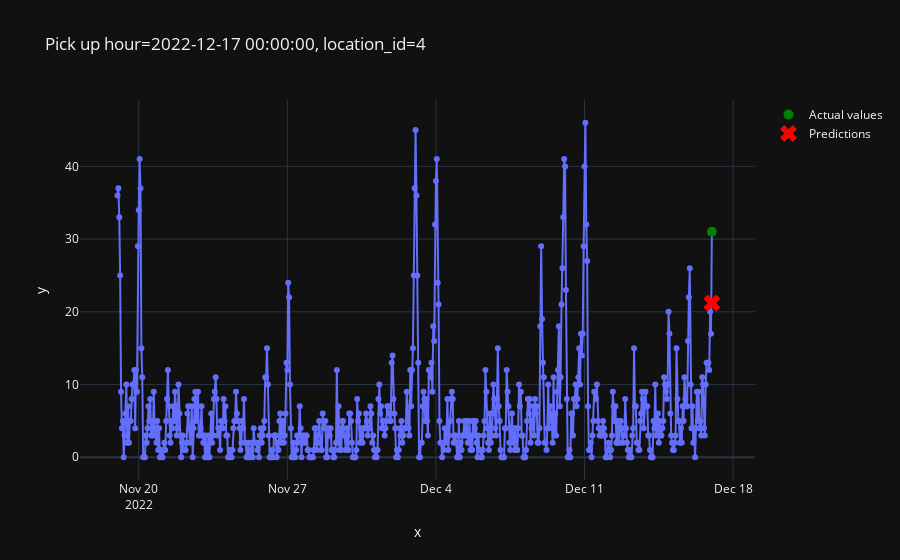

Notebook code for this chart:
### Code cell
plot_one_sample(
    features= X_test,
    targets = y_test,
    example_id = 199,
    predictions = pd.Series(predicted)
)

### Figure 1 — Plotly figure (JSON) as saved in the notebook; plotly's stock layout.template omitted (floating-point values rounded to 4 significant figures; data arrays with more than 128 entries replaced by an {"elided": "..."} marker saying what was removed)
{"data": [{"hovertemplate": "x=%{x}<br>y=%{y}<extra></extra>", "legendgroup": "", "line": {"color": "#636efa", "dash": "solid"}, "marker": {"symbol": "circle"}, "mode": "lines+markers", "name": "", "orientation": "v", "showlegend": false, "type": "scatter", "x": {"elided": "673 str values"}, "xaxis": "x", "y": {"elided": "673 float values"}, "yaxis": "y"}, {"line": {"color": "green"}, "marker": {"size": 10}, "mode": "markers", "name": "Actual values", "type": "scatter", "x": ["2022-12-17T00:00:00.000000000"], "y": [31]}, {"line": {"color": "red"}, "marker": {"size": 15, "symbol": "x"}, "mode": "markers", "name": "Predictions", "type": "scatter", "x": ["2022-12-17T00:00:00.000000000"], "y": [21.2]}], "layout": {"legend": {"tracegroupgap": 0}, "title": {"text": "Pick up hour=2022-12-17 00:00:00, location_id=4"}, "xaxis": {"anchor": "y", "domain": [0, 1], "title": {"text": "x"}}, "yaxis": {"anchor": "x", "domain": [0, 1], "title": {"text": "y"}}}}
